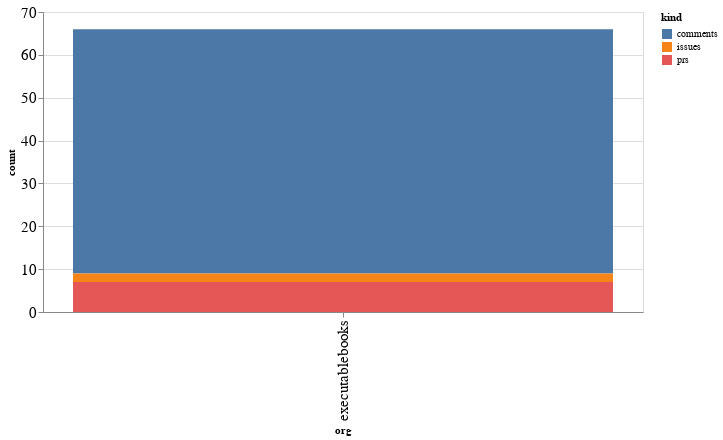

The notebook cell this image was saved under:
### Code cell
alt.Chart(org_summaries, width=600).mark_bar().encode(
    x='org',
    y='count',
    color='kind',
    tooltip="org"
)

### Figure 1 — Vega-Lite specification as saved in the notebook (floating-point values rounded to 4 significant figures)
{"config": {"axisLeft": {"labelFontSize": 15}, "axisBottom": {"labelFontSize": 15}}, "data": {"name": "data-7f97931f82585bf4518e9a026db4b2c8"}, "mark": "bar", "encoding": {"color": {"type": "nominal", "field": "kind"}, "tooltip": {"type": "nominal", "field": "org"}, "x": {"type": "nominal", "field": "org"}, "y": {"type": "quantitative", "field": "count"}}, "width": 600, "$schema": "https://vega.github.io/schema/vega-lite/v4.8.1.json", "datasets": {"data-7f97931f82585bf4518e9a026db4b2c8": [{"org": "executablebooks", "kind": "comments", "count": 57}, {"org": "executablebooks", "kind": "issues", "count": 2}, {"org": "executablebooks", "kind": "prs", "count": 7}]}}
